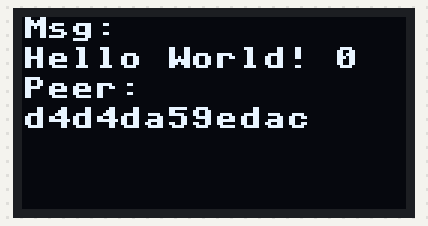
Simulated run of this program. Board: ESP32 board running MicroPython. Shown: 128×64 one-colour display. No radio messages arrive unless stated (any console line starting 'radio sent:' is added by the test bench); what the program prints to the serial console is not drawn.

Above: at 0.5 s.
At 8.2 s:
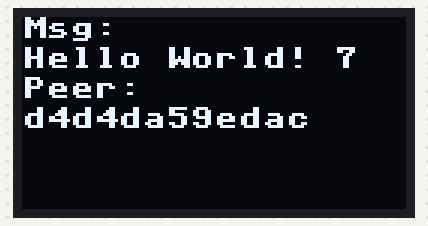
At 13.7 s:
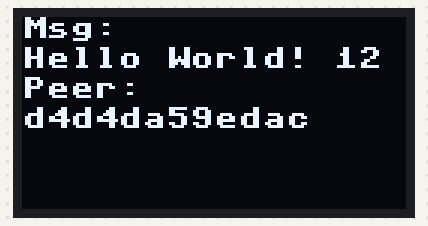
At 19.1 s:
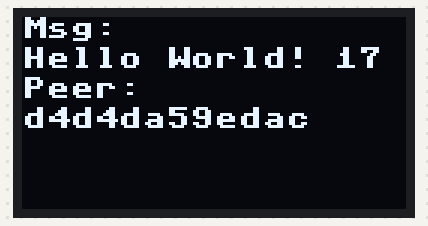
At 29.0 s:
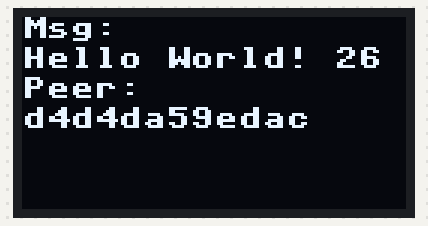
At 38.8 s:
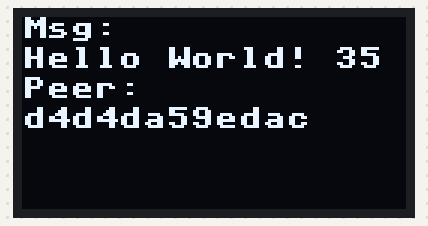

Measured:
- what the display in image 0 shows lasts 1.1 s, from 0.5 s to 1.6 s

The program:

main.py
```python
# Sender part of the ESP-Now Hello World example
# Description: Send a message to the reciever
    # Macaddr of reciever (esp#2): d4:d4:da:59:ed:ac
    # Message: "Hello World!"

# Import the required libraries
from machine import Pin, SoftI2C
import sh1106
import time
import network
import ubinascii
import espnow

# Setup the display
i2c = SoftI2C(scl=Pin(22), sda=Pin(21), freq=100000)
display = sh1106.SH1106_I2C(128, 64, i2c, None, 0x3c)
display.sleep(False)
display.fill(0)

display.text("Display setup done", 0, 0, 1)
display.show()

# A WLAN interface must be active to send()/recv()
sta = network.WLAN(network.STA_IF)
sta.active(True)

display.text("WLAN active", 0, 10, 1)
display.show()

# Setup the ESP-Now
e = espnow.ESPNow()
e.active(True)
peer = ubinascii.unhexlify('d4d4da59edac')
e.add_peer(peer)

display.text("ESPNow active", 0, 20, 1)
display.show()

# Loop and send the message every second with a counter
lineHeight = 10
n = 0
while True:
    e.send(peer, "Hello World! %d" % n)
    display.fill(0)
    display.text('Msg:', 0, 0, 1)
    display.text("Hello World! %d" % n, 0, lineHeight, 1)
    display.text('Peer:', 0, lineHeight * 2, 1)
    display.text(ubinascii.hexlify(peer), 0, lineHeight * 3, 1)
    display.show()
    n += 1
    time.sleep(1)
```
